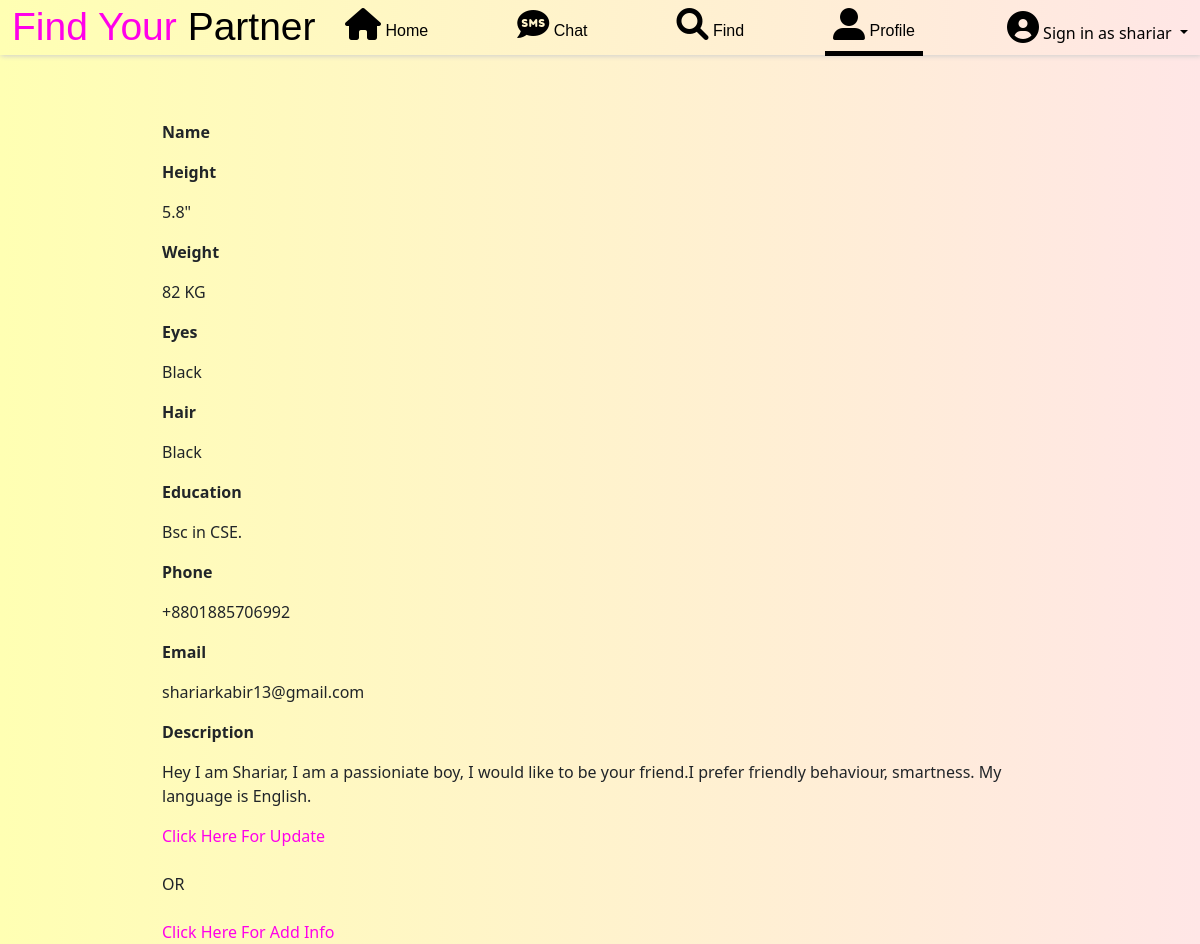
Screenshot of /about/ (signed in) with the database file from the repository.
### homepage/models.py (models this page shows, shortened)
class profile(models.Model):
    name = models.CharField (max_length=99,null=True,blank=True)
    username = models.CharField (max_length=99,null=True,blank=True)
    height = models.CharField (max_length=99)
    weight = models.CharField (max_length=99)
    eyes = models.CharField (max_length=99)
    hair = models.CharField (max_length=99)
    education = models.CharField (max_length=99)
    phone = models.CharField (max_length=99)
    email = models.CharField (max_length=99)
    description = models.TextField ()
    gender = models.CharField (max_length=99,null=True)
    cover_pic = models.ImageField(upload_to='photo/', blank=True, null=True, default = "photo/cover.png")
    profile_pic = models.ImageField(upload_to='photo/', blank=True, null=True, default = "photo/user.jpg")

### homepage/views.py (the view)
# urls.py: path('about/',views.about.as_view(),name="about"),
class about (ListView):
    model = profile
    username = None
    template_name = "about.html"

### templates/about.html (shortened to what this page needs)
{% load static %}
<!DOCTYPE html>
<html lang="en">
<head>
    <link href="https://cdn.jsdelivr.net/npm/bootstrap@5.1.3/dist/css/bootstrap.min.css" rel="stylesheet"
>
    <link rel="stylesheet" href="https://cdnjs.cloudflare.com/ajax/libs/font-awesome/6.0.0-beta3/css/all.min.css"
 />
    <link href="http://fonts.cdnfonts.com/css/romantic" rel="stylesheet">
    <link href="http://fonts.cdnfonts.com/css/valeerie-morrie" rel="stylesheet">
</head>
{% if user.is_authenticated %}
<body style="background-color: rgb(181, 255, 251);">
    <nav class="navbar navbar-expand-lg navbar-light nav fixed-top">
        <div class="container-fluid box_shadow">
            <a style="color: rgb(255, 0, 234); font-family: 'Valeerie Morrie', sans-serif; font-size: 39px;"
                class="navbar-brand" href="/">Find Your
                <span style="color: black;">Partner</span></a>
            <div class="collapse navbar-collapse" id="navbarSupportedContent">
                <ul class="navbar-nav navs ms-auto mb-2 mb-lg-0">
                    <li class="nav-item nav_item">
                        <a style="color: black ;text-decoration: none;font-family: 'Winter', sans-serif;"
                            class="nav-link" aria-current="page" href="{% url 'home' %}"><i
                                class="fas fa-home fa-2x"></i> Home</a>
                    </li>
                    <li class="nav-item nav_item">
                        <a style="color: black ;text-decoration: none;font-family: 'Winter', sans-serif;"
                            class="nav-link" aria-current="page" href="{% url 'chat_list' %}"><i class="fas fa-sms fa-2x"></i> Chat</a>
                    </li>
                    <li class="nav-item nav_item">
                        <a style="color: black ;text-decoration: none;font-family: 'Winter', sans-serif;"
                            class="nav-link" aria-current="page" href="/"><i class="fas fa-search fa-2x"></i> Find</a>
                    </li>
                    <li class="nav-item nav_item">
                        <a style="color: black;border-bottom: 5px solid black;text-decoration: none;font-family: 'Winter', sans-serif;"
                            class="nav-link" aria-current="page" href="{% url 'user_profile' %}"><i
                                class="fas fa-user-alt fa-2x"></i>
                            Profile</a>
                    </li>
                </ul>
                <ul style="margin: none;" class="navbar-nav ms-auto mb-2 mb-lg-0">
                    <li style="float: left;margin-top: 0px;" class="nav-item dropdown">
                        {% if user.is_authenticated %}
                    <li style="float: left;margin-top: 0px;" class="nav-item dropdown">
                        <a style="color: black;text-decoration: none;" class="nav-link-user dropdown-toggle" href="#"
                            id="navbarDropdown" role="button" data-bs-toggle="dropdown" aria-expanded="false">
                            <i class="fas fa-user-circle fa-2x"></i>
                            <span style="color: black;"> Sign in as {{ user.username }}</span>
                        </a>
                    </li>
                    {% else %}
                    <a style="color: whblackite ;" class="nav-link" aria-current="page" href="{% url 'signin' %}"><i
                            class="fas fa-user-circle fa-2x"></i>
                        <span style="color: black;font-family: 'Winter', sans-serif;"> Signup/Signin</span>
                    </a>
                    {% endif %}
                    </li>
                </ul>
            </div>
        </div>
    </nav>
    <br>
    <br>
    <br>
    <br>
    <br>
    {% for profile in object_list %}
    {% if profile.username == user.username %}
    <div style="width: 73%;margin: auto;">
        <p><b>Name</b></p>
        <p><b>Height</b></p>
        <p>{{ profile.height }}</p>
        <p><b>Weight</b></p>
        <p>{{ profile.weight }}</p>
        <p><b>Eyes</b></p>
        <p>{{ profile.eyes }}</p>
        <p><b>Hair</b></p>
        <p>{{ profile.hair }}</p>
        <p><b>Education</b></p>
        <p>{{ profile.education }}</p>
        <p><b>Phone</b></p>
        <p>{{ profile.phone }}</p>
        <p><b>Email</b></p>
        <p>{{ profile.email }}</p>
        <p><b>Description</b></p>
        <p>{{ profile.description }}</p>
        <a style="text-decoration: none;color: rgb(255, 0, 234);" href="{% url 'edit_profile' profile.pk %}">Click Here
            For Update</a>
    </div>
    {% endif %}
    {% endfor %}
    <div style="width: 73%;margin: auto;">
        <br>
        OR
        <br>
        <br>
        <a style="text-decoration: none;color: rgb(255, 0, 234);margin: auto;" href="{% url 'edit_about' %}">Click Here
            For Add Info</a>
    </div>
</body>
{% else %}
{% load static %}
{% endif %}
</html>

### templates/about.html (style rules this page uses)
.nav_item { margin-right: 73px; }
.box_shadow { background-image: linear-gradient(to right, #ffffb3, #ffe6e6); height: 39px; }
.nav { -webkit-box-shadow: 1px 1px 5px 0px rgba(207, 207, 207, 1); -moz-box-shadow: 1px 1px 5px 0px rgba(207, 207, 207, 1); box-shadow: 1px 1px 5px 0px rgba(207, 207, 207, 1); }
.navbar { background-image: linear-gradient(to right, #ffffb3, #ffe6e6); }
.navs { margin: auto; }
body { background: #DFC2F2; background-image: linear-gradient(to right, #ffffb3, #ffe6e6); background-attachment: fixed; background-size: cover; }

### rows the page displays
profile: height "5.8\"", weight "82 KG", eyes "Black", hair "Black", education "Bsc in CSE.", phone "+8801885706992", email "shariarkabir13@gmail.com", description "Hey I am Shariar, I am a passioniate boy, I would like to be your friend.I prefer friendly behaviour, smartness. My language is English."

### other values shown
{{ user.username }} "shariar"
